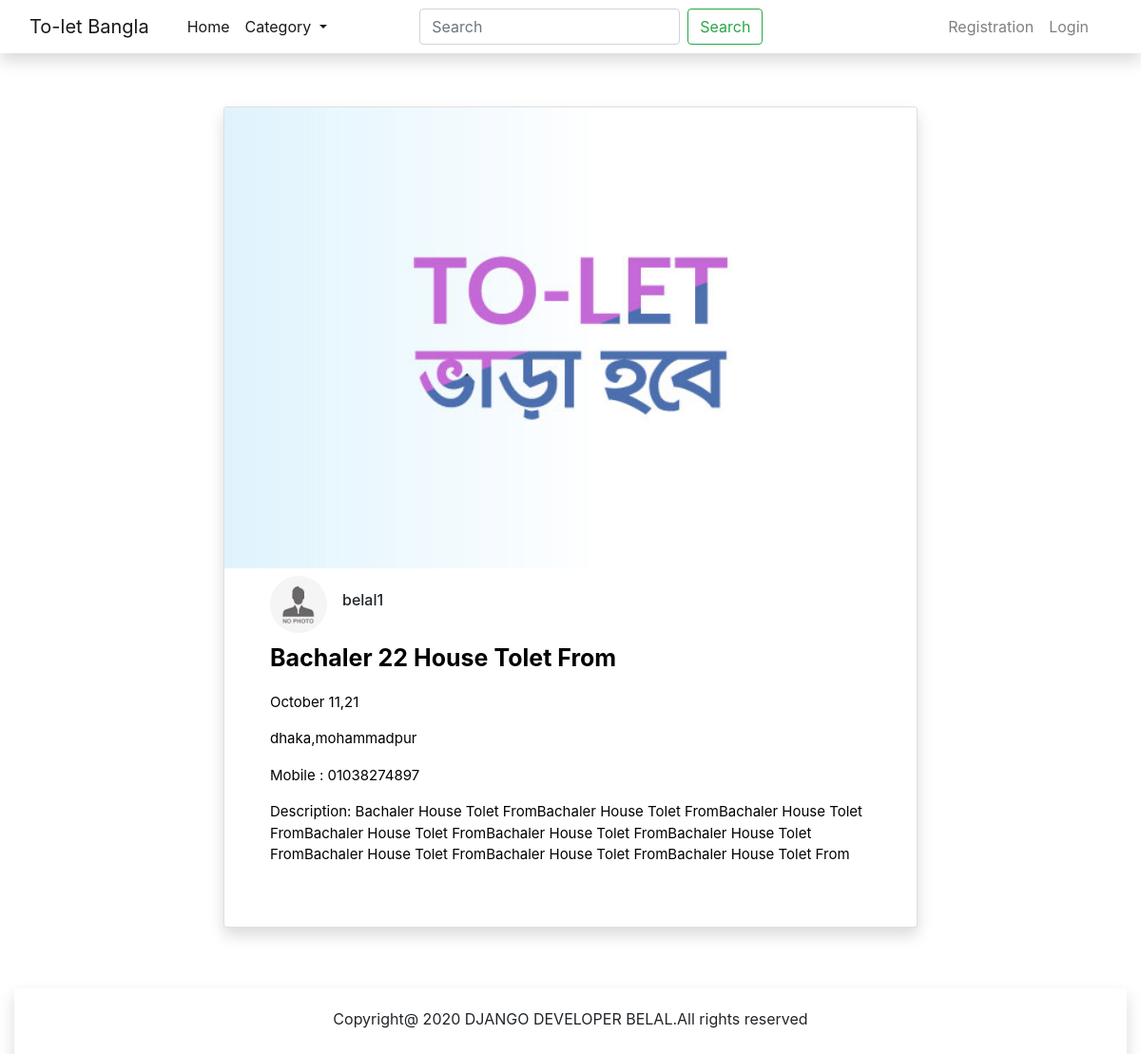
Screenshot of /userpost/21/ with the database file from the repository.
### biggaponbdapp/models.py (models this page shows, shortened)
class Userpost(models.Model):
    author =models.ForeignKey(User, on_delete=models.CASCADE)
    img = models.ImageField(blank=True, upload_to='picture', default='tolet.png')
    title = models.CharField(max_length=50)
    location = models.CharField(max_length=30)
    mobile_number = models.CharField(max_length=14)
    details = models.TextField()
    posted_date = models.DateTimeField(default=timezone.now)
    category =models.ForeignKey(Category, on_delete=models.CASCADE)
    tolet_category =models.ForeignKey(ToLetCategory, on_delete=models.CASCADE)

class Profile(models.Model):
    user =models.OneToOneField(User, on_delete=models.CASCADE)
    profileImg =models.ImageField( upload_to='profile_picture' ,default='no_img.jpg')

### biggaponbdapp/views.py (the view)
# urls.py: path('userpost/<int:pk>/', PostDetailView.as_view(template_name ='detail.html'), name='post-detail'),
class PostDetailView(DetailView):
    model =Userpost
    def get_context_data(self, **kwargs):
        context =super().get_context_data(**kwargs)
        category =Category.objects.all()
        context['category'] = category
        return context

### biggaponbdapp/template/detail.html (shortened to what this page needs)
{% extends 'base.html' %}
{% load imagefit %}
{% load static %}
{% block contain %}
<section>
    <div class="container py-5" style="margin-top: 2%;">
      <div class="row">
        <div class="col-8 mx-auto">
            <div class="card my-3 pb-5 shadow"  style="margin: auto; display: block;" >
                <a href=""> <img class="card-img-top"  src="{{ object.img|media_resize:'800x800'}}" alt="No Image" > </a>
                  <div class="media mx-5 py-2">
                   <img src="{{object.author.profile.profileImg.url}}"  class="mr-3  rounded-circle" style="width:60px;height: 60px;">
                    <div class="media-body">
                      <h6 class="my-3" style="text-align: left;">{{object.author}}</h6>
                    </div>
                  </div>
                  <div class="mx-5" style="color:black; font-size: 15px;">
                    <p style="color:black; font-size: 25px;"><b> {{object.title}} </b></p>
                    <p style="font-size: 15px;">{{object.posted_date|date:'F d,y'}}</p>
                    <p>  {{ object.location}}</p>
                    <p > Mobile : {{object.mobile_number}}</p>
                    <p>Description: {{object.details}}</p>
                  </div>
                </div>
        </div>
        </div>
    </section>
{% endblock %}

### rows the page displays
Userpost: img|media_resize (picture), author.profile.profileImg (placeholder picture), author "belal1", title "Bachaler 22 House Tolet From", posted_date "October 11,21", location "dhaka,mohammadpur", mobile_number "01038274897", details "Bachaler House Tolet FromBachaler House Tolet FromBachaler House Tolet FromBachaler House Tolet FromBachaler House Tolet FromBachaler House Tolet FromBachaler House Tolet FromBachaler House Tolet FromBachaler House Tolet From"
